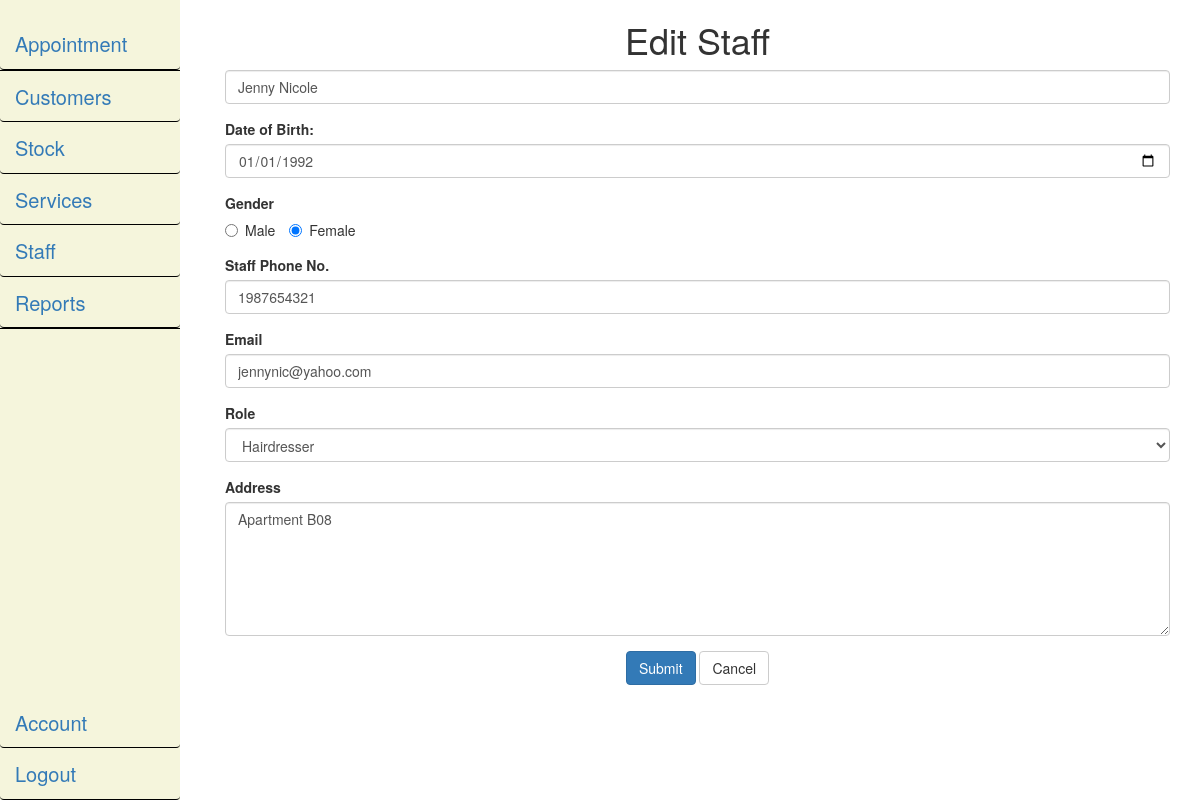
Page /editstaff.php?staffID=1002 (signed in) on the committed database.
### tables this page shows
CREATE TABLE `staff` (
  `staffID` int(11) NOT NULL,
  `staffName` varchar(40) NOT NULL,
  `staffDoB` date DEFAULT NULL,
  `staffGender` char(1) DEFAULT NULL,
  `staffPhone` varchar(11) DEFAULT NULL,
  `staffEmail` varchar(40) DEFAULT NULL,
  `staffRole` varchar(20) NOT NULL,
  `staffAddress` varchar(250) DEFAULT NULL
);

### session_check.php (called while the page is built, shortened)
<?php
include 'dbconnect.php';
$user = $_SESSION['loggedUser'];
$sql = mysqli_query($connect, "SELECT * FROM staff WHERE staffID = '$user'");
$row = mysqli_fetch_array($sql,MYSQLI_ASSOC);
$role = $row['staffRole'];
?>

### editstaff.php (the view, shortened to what this page needs)
<!DOCTYPE html>
<html lang="en">
<head>
    <link rel="stylesheet" href="css/nstyle.css">
    <link rel="stylesheet" href="css/bootstrap.min.css">
    <link rel="stylesheet" href="css/nav_style.css">
</head>
<body>
    <?php
		include "session_check.php";
        $staffID = $_GET['staffID'];
        $sql = "SELECT * FROM staff WHERE staffID ='". $staffID ."'";
        if($result = mysqli_query($connect, $sql))
        {
            if(mysqli_num_rows($result) > 0)
            {
                while($row = mysqli_fetch_array($result))
                {
    ?>
    <div class="container">
        <div class="row">
            <div class="col-md-2">
                <div class="sideNav">
                    <?php
                        include "navigation.php";
                    ?>
                </div>
            </div>
            <div class="col-md-10">
                <h1>Edit Staff</h1>
                <div>
                    <form method="post" action="editstaff.php?staffID=<?php echo $row['staffID']?>" onsubmit="return validate('edit')" novalidate="novalidate">
                        <div class="form-group">
                            <input type="text" name="staffName" id="staffName" class="form-control" placeholder="Full Name" value="<?php echo $row['staffName'] ?>">
                        </div>
                        <div class="form-group">
                            <label for="staffDOB">Date of Birth: </label>
                            <input type="date" name="staffDOB" class="form-control" id="staffDOB" value="<?php echo $row['staffDoB'] ?>">
                        </div>
                        <div class="form-group">
                          <label>Gender</label>
                            <br>
                            <label class="radio-inline">
                                <input type="radio" name="staffGender" id="genderMale" value="M" <?php echo ($row['staffGender'] == 'M') ? 'checked' : '' ?>>Male
                            </label>
                            <label class="radio-inline">
                                <input type="radio" name="staffGender" id="genderFemale" value="F"<?php echo ($row['staffGender'] == 'F') ? 'checked' : '' ?>>Female
                            </label>
                            <br>
                        </div>
                        <div class="form-group">
                           <label for="staffPhone">Staff Phone No.</label>
                            <input type="text" name="staffPhone" id="staffPhone" class="form-control" placeholder="Phone Number" value="<?php echo $row['staffPhone'] ?>">
                        </div>
                        <div class="form-group">
                           <label for="staffEmail">Email</label>
                            <input type="email" name="staffEmail" id="staffEmail" class="form-control" placeholder="Email" value="<?php echo $row['staffEmail'] ?>">
                        </div>
                        <div class="form-group">
                            <label for="staffRole">Role</label>
                            <select name="staffRole" id="staffRole" class="form-control">
                                <option value="Hairdresser" <?php echo ($row['staffRole'] == 'Hairdresser') ? 'selected = \'selected\'' : '' ?>>Hairdresser</option>
                            </select>
                        </div>
                        <div class="form-group">
                            <label for="staffAdd">Address</label>
                            <br>
                            <textarea rows="6" name="staffAdd" id="staffAdd" class="form-control" placeholder="Address"><?php echo $row['staffAddress']?></textarea>
                        </div>
                        <div class="form-group text-center">
                            <input type="submit" value="Submit" class="submit btn btn-primary" name="submit">
                            <button type="button" value="Cancel" class="cancel btn btn-default" onclick="window.location.replace('displaystaff.php')">Cancel</button>
                        </div>
                    </form>
                </div>
                <?php
                }
            }
        }
    ?>
            </div>
        </div>
    </div>
</body>
</html>

### navigation.php (shortened to what this page needs)
        <ul class="nav nav-pills nav-stacked">
            <li class="dropdown-btn"><a href="#">Appointment</a>
            </li>
            <li><a href="displayCustomer.php">Customers</a></li>
            <li><a href="stock_module_display.php">Stock</a></li>
            <?php
    if($role == "Manager"){
                    echo "<li><a href='service_module_display.php'>Services</a></li>";
                    echo "<li><a href='displaystaff.php'>Staff</a></li>";
                    echo "<li class='dropdown-btn'><a href='#'>Reports</a>";
                    echo "</li>";
    }
?>
        </ul>
        <div class="btm-menu">
            <ul class="nav nav-pills nav-stacked">
                <li><a href="user_module_account_setting.php">Account</a></li>
                <li><a href="logout.php">Logout</a></li>
            </ul>
        </div>

### css/nstyle.css (style rules this page uses)
html, body { max-width: 100%; overflow-x: hidden; height: 100%; }
h1, h2 { text-align: center; }

### css/nav_style.css (style rules this page uses)
.sideNav { height: 100%; width: 15%; position: fixed; z-index: 1; top: 0; left: 0; padding-top: 20px; background: beige; }
.sideNav a, .dropdown-btn { text-decoration: none; font-size: 20px; display: block; width:100%; text-align: left; cursor: pointer; border-bottom: 1px solid black; }
.btm-menu { width: 15%; position: fixed; bottom: 0; left: 0; }

### rows in the picture
staff: staffName "Jenny Nicole", staffDOB "01/01/1992", staffGender "☐ Male", staffGender "☑ Female", staffPhone "1987654321", staffEmail "jennynic@yahoo.com", staffRole "Hairdresser", staffAdd "Apartment B08"
